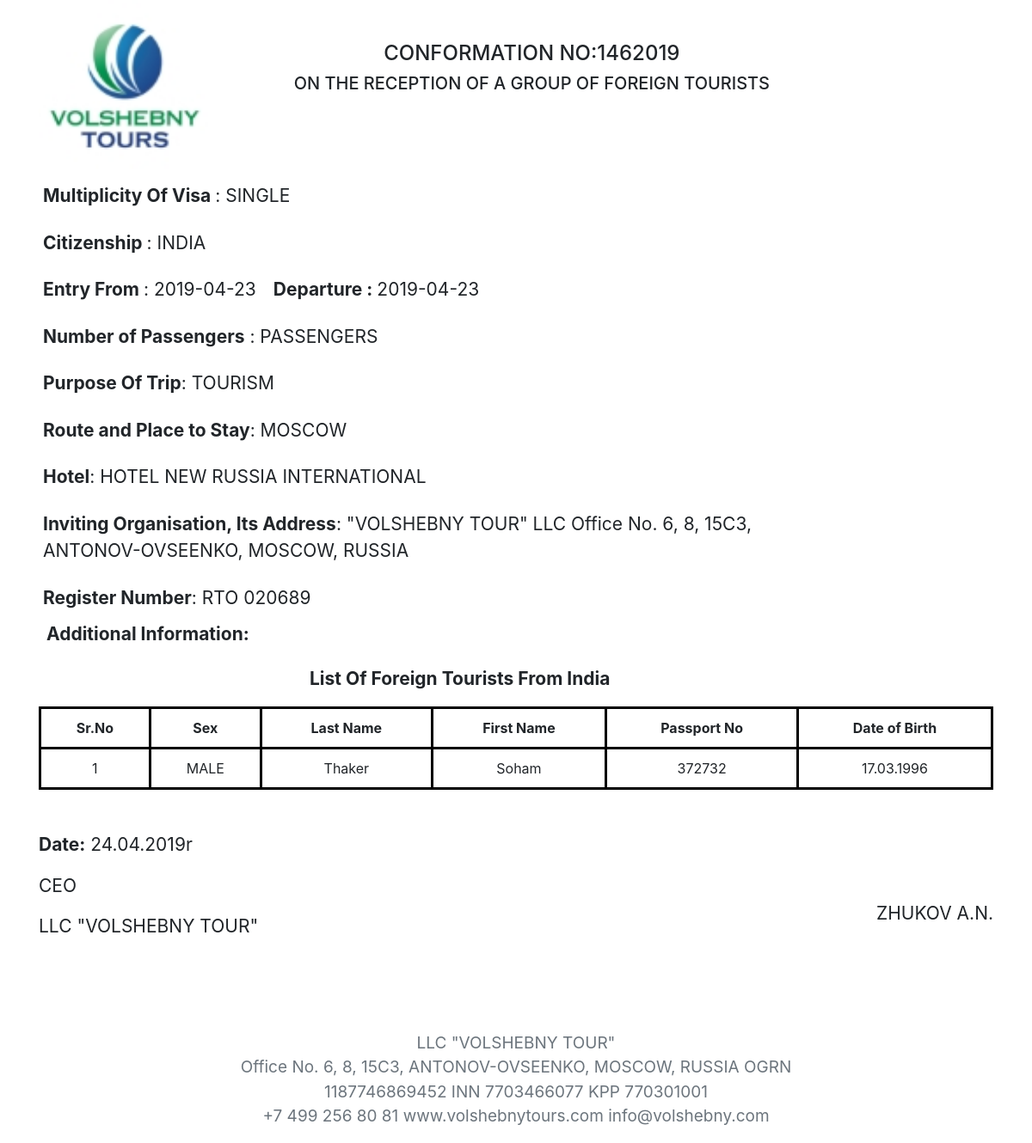
Screenshot of /english_visa/1 with the database file from the repository.
### generateletter/models.py (models this page shows, shortened)
class Visaletters(models.Model):
    Organization_Details = models.ForeignKey(
        Organization,
        on_delete=models.PROTECT,
        related_name="Organization_Name",
        )
    MULTIPLICITY = (
        ("single", "single"),
        ("double", "double"),
    )
    PAS = (("1", "1"), ("2", "2"), ("3", "3"), ("4", "4"), ("5", "5"))
    TOUR = (
        ("TOURISM","TOURISM"),
        ("AIM TOURISM","AIM TOURISM")
    )
    GENDER = (
        ("MALE","male"),
        ("FEMALE","female"),
        ("OTHER","other"),
    )
    multiplicity = models.CharField(choices=MULTIPLICITY, default="SINGLE",max_length=100)
    no_passengers = models.IntegerField(default=1)
    Country = CountryField(blank_label='(select country)')
    Tourism= models.CharField(choices=TOUR, default="TOURISM",max_length= 100 )
    entry_from = models.CharField(max_length=200)
    departure_to = models.CharField(max_length=200)
    Visa_Letter_Number = models.CharField(max_length=264, default="1")
    Date_of_letter = models.CharField(max_length=200, blank=True)
    Routes_and_Places = models.CharField(max_length=500, default="moscow")
    hotels = models.CharField(max_length=264)
    Organization = models.CharField(max_length=200, blank=True)
    multi = (("Paid", "Paid"), ("unpaid", "unpaid"))
    Payment_status = models.CharField(max_length=200, choices=multi, default="unpaid")
    amount = models.PositiveIntegerField()
    firstname_1 = models.CharField(max_length=264)
    lastname_1 = models.CharField(max_length=264)
    Passport_Number_1 = models.CharField(max_length=200, unique=True)
    Date_Of_Birth_1 = models.CharField(max_length=200)
    Sex_1 = models.CharField(choices=GENDER,max_length=100)
    firstname_2 = models.CharField(max_length=264, blank=True)
    lastname_2 = models.CharField(max_length=264, blank=True)
    Passport_Number_2 = models.CharField(max_length=200, blank=True)
    Date_Of_Birth_2 = models.CharField(max_length=200, blank=True)
    Sex_2 = models.CharField(max_length=100,choices=GENDER, blank=True)
    firstname_3 = models.CharField(max_length=264, blank=True)
    lastname_3 = models.CharField(max_length=264, blank=True)
    Passport_Number_3 = models.CharField(max_length=200, blank=True)
    Date_Of_Birth_3 = models.CharField(max_length=200, blank=True)
    Sex_3 = models.CharField(max_length=100,choices=GENDER, blank=True)
    firstname_4 = models.CharField(max_length=264, blank=True)
    lastname_4 = models.CharField(max_length=264, blank=True)
    Passport_Number_4 = models.CharField(max_length=200, blank=True)
    Date_Of_Birth_4 = models.CharField(max_length=200, blank=True)
    Sex_4 = models.CharField(max_length=100,choices=GENDER, blank=True)
    firstname_5 = models.CharField(max_length=264, blank=True)
    lastname_5 = models.CharField(max_length=264, blank=True)
    Passport_Number_5 = models.CharField(max_length=200, blank=True)
    Date_Of_Birth_5 = models.CharField(max_length=200, blank=True)
    Sex_5 = models.CharField(max_length=100,choices=GENDER, blank=True)
    class Meta:
        verbose_name_plural = "Fill Form to Generate Visa Letter and Voucher"

### generateletter/views.py (the view)
# urls.py: path("english_visa/<int:pk>", views.gen_eng_visa.as_view(), name="gen_eng_visa"),
class gen_eng_visa(DetailView):
    model = Visaletters
    context_object_name = "detail_visa"
    template_name = "generateletter/gen_eng_visa.html"

### templates/generateletter/gen_eng_visa.html (shortened to what this page needs)
<html lang="en">
{% load staticfiles %}
{% load gtranslate %}
  <head>
    <link rel="stylesheet" href="https://stackpath.bootstrapcdn.com/bootstrap/4.3.1/css/bootstrap.min.css">
  </head>
  <body>
    <div class="container">
      <div class="row">
      <div class="col-2">
        <img src="{% static 'Logo--k7-01.jpg' %}" alt="VOLSHEBNY TOUR LLC" class="d-flex" style="width:200px; height:200px;">
      </div>
      <div class="col-10 mt-5 ">
        <h4 class="text-center col-10">CONFORMATION NO:{{ detail_visa.Visa_Letter_Number }}</h4>
        <h5 class="text-center col-10">ON THE RECEPTION OF A GROUP OF FOREIGN TOURISTS</h5>
      </div>
      </div>
      <div class="row">
      <ul class="list-group mb-1">
        <li class="list-group-item border-0 fontsize"><b>Multiplicity Of Visa </b> : <span  class="text-uppercase" >{{ detail_visa.multiplicity }}</span></li>
        <li class="list-group-item border-0 fontsize"><b>Citizenship  </b>: <span class="text-uppercase"> {{ detail_visa.Country.name }}</span></li>
        <li class="list-group-item border-0 fontsize"><b>Entry From </b>: {{ detail_visa.entry_from }}<span style="margin-left:20px"><b>Departure : </b>  {{ detail_visa.departure_to }}</span></li>
        <li class="list-group-item border-0 fontsize"><b>Number of Passengers</b> : {{ detail_visa.no_passenger }} PASSENGERS</li>
        <li class="list-group-item border-0 fontsize"><b>Purpose Of Trip</b>: {{detail_visa.Tourism}}</li>
        <li class="list-group-item border-0 fontsize"><b>Route and Place to Stay</b>: <span class="text-uppercase">{{ detail_visa.Routes_and_Places }}</span></li>
        <li class="list-group-item border-0 fontsize"><b>Hotel</b>: <span class="text-uppercase">{{ detail_visa.hotels }}</span></li>
        <li class="list-group-item border-0 fontsize"><b>Inviting Organisation, Its Address</b>: "VOLSHEBNY TOUR" LLC
            Office No. 6, 8, 15С3,<br> ANTONOV-OVSEENKO, MOSCOW, RUSSIA</li>
        <li class="list-group-item border-0 fontsize"><b>Register Number</b>: RTO 020689</li>
        <p class="ml-4 fontsize"><b>Additional Information:</b></p>
        </ul>
        <p class=" fontsize" style="margin-left:330px;padding-bottom:1px; "><b>List Of Foreign Tourists From India</b></p>
      </div>
      {% if detail_visa.firstname_5 %}
      <div>
      <table class="table differenttable table-bordered text-center">
        <thead>
        <tr>
          <th  class="notbold">Sr.No</th>
          <th  class="notbold">Sex</th>
          <th  class="notbold">Last Name</th>
          <th  class="notbold">First Name</th>
          <th  class="notbold">Passport No</th>
          <th  class="notbold">Date Of Birth</th>
        </tr>
        </thead>
        <tr>
            <td>1</td>
          <td  class="notbold">{{detail_visa.Sex_1}}</td>
          <td  class="notbold">{{detail_visa.lastname_1}}</td>
          <td  class="notbold">{{detail_visa.firstname_1}}</td>
          <td  class="notbold">{{detail_visa.Passport_Number_1}}</td>
          <td  class="notbold">{{detail_visa.Date_Of_Birth_1}}</td>
        </tr>
        <tr>
            <td>2</td>
          <td  class="notbold">{{detail_visa.Sex_2}}</td>
          <td  class="notbold">{{detail_visa.lastname_2}}</td>
          <td  class="notbold">{{detail_visa.firstname_2}}</td>
          <td  class="notbold">{{detail_visa.Passport_Number_2}}</td>
          <td  class="notbold">{{detail_visa.Date_Of_Birth_2}}</td>
        </tr>
        <tr>
            <td>3</td>
          <td  class="notbold">{{detail_visa.Sex_3}}</td>
          <td  class="notbold">{{detail_visa.lastname_3}}</td>
          <td  class="notbold">{{detail_visa.firstname_3}}</td>
          <td  class="notbold">{{detail_visa.Passport_Number_3}}</td>
          <td  class="notbold">{{detail_visa.Date_Of_Birth_3}}</td>
        </tr>
        <tr>
            <td>4</td>
          <td  class="notbold">{{detail_visa.Sex_4}}</td>
          <td  class="notbold">{{detail_visa.lastname_4}}</td>
          <td  class="notbold">{{detail_visa.firstname_4}}</td>
          <td  class="notbold">{{detail_visa.Passport_Number_4}}</td>
          <td  class="notbold">{{detail_visa.Date_Of_Birth_4}}</td>
        </tr>
        <tr>
            <td>5</td>
          <td  class="notbold">{{detail_visa.Sex_5}}</td>
          <td  class="notbold">{{detail_visa.lastname_5}}</td>
          <td  class="notbold">{{detail_visa.firstname_5}}</td>
          <td  class="notbold">{{detail_visa.Passport_Number_5}}</td>
          <td  class="notbold">{{detail_visa.Date_Of_Birth_5}}</td>
        </tr>
      </table>
      {% elif detail_visa.firstname_1 %}
      <table class="table differenttable table-bordered text-center">
        <thead>
        <tr>
            <th  class="notbold">Sr.No</th>
          <th>Sex</th>
          <th>Last Name</th>
          <th>First Name</th>
          <th>Passport No</th>
          <th>Date of Birth</th>
        </tr>
        </thead>
        <tr>
            <td>1</td>
          <td>{{detail_visa.Sex_1}}</td>
          <td>{{detail_visa.lastname_1}}</td>
          <td>{{detail_visa.firstname_1}}</td>
          <td>{{detail_visa.Passport_Number_1}}</td>
          <td>{{detail_visa.Date_Of_Birth_1}}</td>
        </tr>
      </table>
      {% endif %}
      <div class="d-flex flex-row justify-content-between mt-5 fontsize">
        <div >
          <p><b>Date:</b> {{detail_visa.Date_of_letter}}</p>
          <P>CEO</P>
          <P>LLC "VOLSHEBNY TOUR"</P>
        </div>
          <p style="margin-top:80px">ZHUKOV A.N.</p>
        </div>
      <div class="row">
        <div class="col-8 text-center text-muted mx-auto">
          <p class="font_size" style="margin-top:90px;">
            LLC "VOLSHEBNY TOUR"<br>
               Office No. 6, 8, 15С3, ANTONOV-OVSEENKO, MOSCOW, RUSSIA
          OGRN 1187746869452 INN 7703466077 KPP 770301001<br>
            +7 499 256 80 81 www.volshebnytours.com info@volshebny.com</p>
        </div>
      </div>
    </div>
  </body>
</html>

### templates/generateletter/gen_eng_visa.html (style rules this page uses)
.font_size { font-size: 19px; }
.fontsize { font-size: 21px; }
table.table-bordered > tbody > tr > td { border:3px solid black !important; }
table.table-bordered > thead > tr > th { border:3px solid black !important; }

### rows the page displays
Visaletters: Visa_Letter_Number "1462019", multiplicity "SINGLE", Country.name "INDIA", entry_from "2019-04-23", departure_to "2019-04-23", Tourism "TOURISM", Routes_and_Places "MOSCOW", hotels "HOTEL NEW RUSSIA INTERNATIONAL", Sex_1 "MALE", lastname_1 "Thaker", firstname_1 "Soham", Passport_Number_1 "372732", Date_Of_Birth_1 "17.03.1996", Date_of_letter "24.04.2019r"
